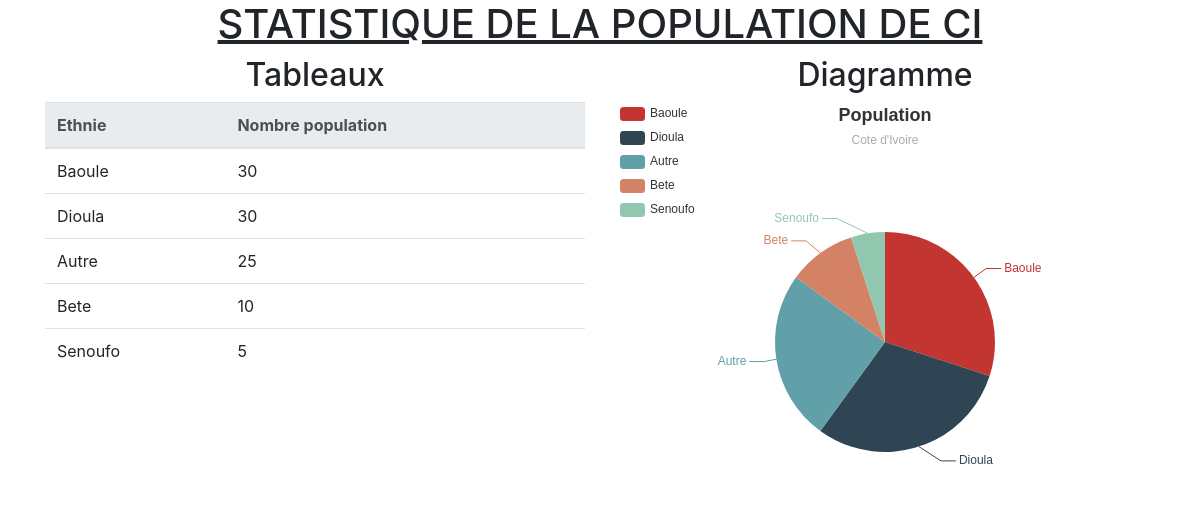
Before: / with the older database file.
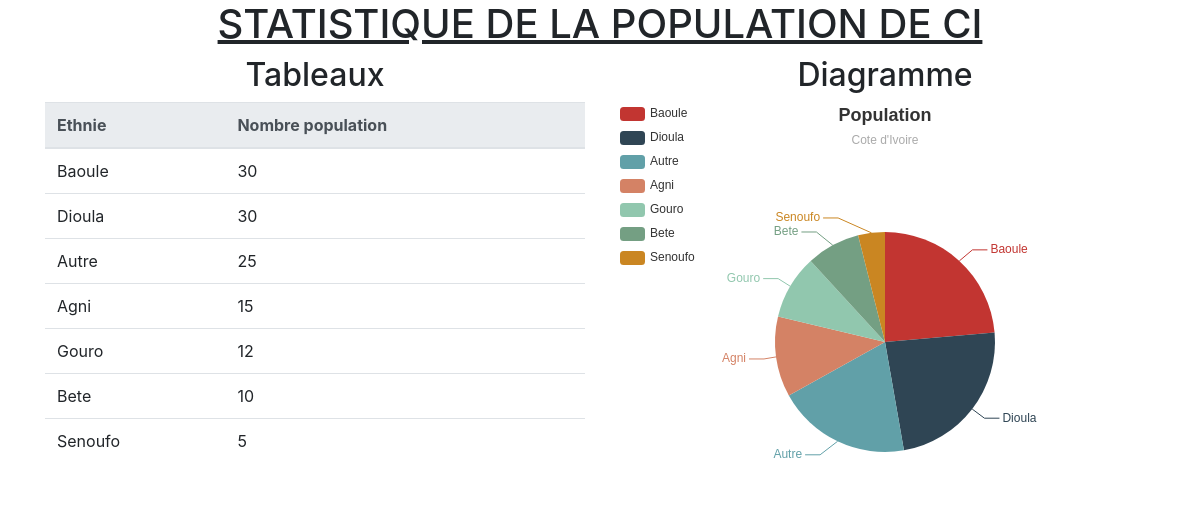
After: the same page with the newer database file.
### statapp/models.py (models this page shows, shortened)
class Population(models.Model):
    nom = models.CharField(max_length=50)
    nombre_hbitants = models.PositiveIntegerField(default=100000)

### statapp/views.py (the view)
# urls.py: 2. Add a URL to urlpatterns:  path('', views.home, name='home')
def home(requests):
    pops = models.Population.objects.all().order_by('-nombre_hbitants')
    data = {
        'pops':pops,
    }
    return render(requests, 'index.html', data)

### statapp/templates/index.html (shortened to what this page needs)
<html lang="en">
<head>
    <link rel="stylesheet" href="https://stackpath.bootstrapcdn.com/bootstrap/4.3.1/css/bootstrap.min.css">
</head>
<body>
    <div class="container text-center">
        <div class="text-center" style='text-decoration: underline; '>
            <h1>STATISTIQUE DE LA POPULATION DE CI</h1>
        </div>
        <div class="row">
            <div class="col-md-6">
                <h2>Tableaux</h2>
                <table class="table">
                    <thead class="thead-light">
                        <tr>
                        <th scope="col">Ethnie</th>
                        <th scope="col">Nombre population</th>
                        </tr>
                    </thead>
                    <tbody>
                        {% for item in pops %}
                        <tr>
                            <td>{{ item.nom }}</td>
                            <td>{{ item.nombre_hbitants }}</td>
                        </tr>
                        {% endfor %}
                    </tbody>
                    </table>
            </div>
            <div class="col-md-6">
                <h2>Diagramme</h2>
                <div id="lang" style="width:100%; height:400px;">
                </div>
            </div>
        </div>
    </div>
    <script type="text/javascript">
        // based on prepared DOM, initialize echarts instance
        var myLang = echarts.init(document.getElementById('lang'));
        // specify chart configuration item and data
        //option
        var optionlang = {
            title : {
                text: 'Population',
                subtext: "Cote d'Ivoire",
                x:'center'
            },
            tooltip : {
                trigger: 'item',
                formatter: "{a} <br/>{b} : {c} ({d}%)"
            },
            legend: {
                orient: 'vertical',
                left: 'left',
                data: [
                    {% for item in pops %}
                        "{{ item.nom }}",
                    {% endfor %}
                    ]
            },
            series : [
                {
                    name: 'Population',
                    type: 'pie',
                    radius : '55%',
                    center: ['50%', '60%'],
                    data:[
                        {% for item in pops %}
                            {value:"{{ item.nombre_hbitants }}", name:"{{ item.nom }}"},
                        {% endfor %}
                    ],
                    itemStyle: {
                        emphasis: {
                            shadowBlur: 10,
                            shadowOffsetX: 0,
                            shadowColor: 'rgba(0, 0, 0, 0.5)'
                        }
                    }
                }
            ]
        };
        setInterval(function () {
            optiongause.series[0].data[0].value = (Math.random() * 100).toFixed(2) - 0;
            gause.setOption(optiongause, true);
        },2000);
        // use configuration item and data specified to show chart
        myLang.setOption(optionlang)
    </script>
</body>
</html>

Changed rows visible on the page:
added Population: nom "Agni", nombre_hbitants "15"
added Population: nom "Gouro", nombre_hbitants "12"
Other visible differences:
chart data {{ item.nom }}: Baoule, Dioula, Autre, Bete, Senoufo → Baoule, Dioula, Autre, Agni, Gouro, Bete, Senoufo
chart data {{ item.nombre_hbitants }}: 30, 30, 25, 10, 5 → 30, 30, 25, 15, 12, 10, 5
